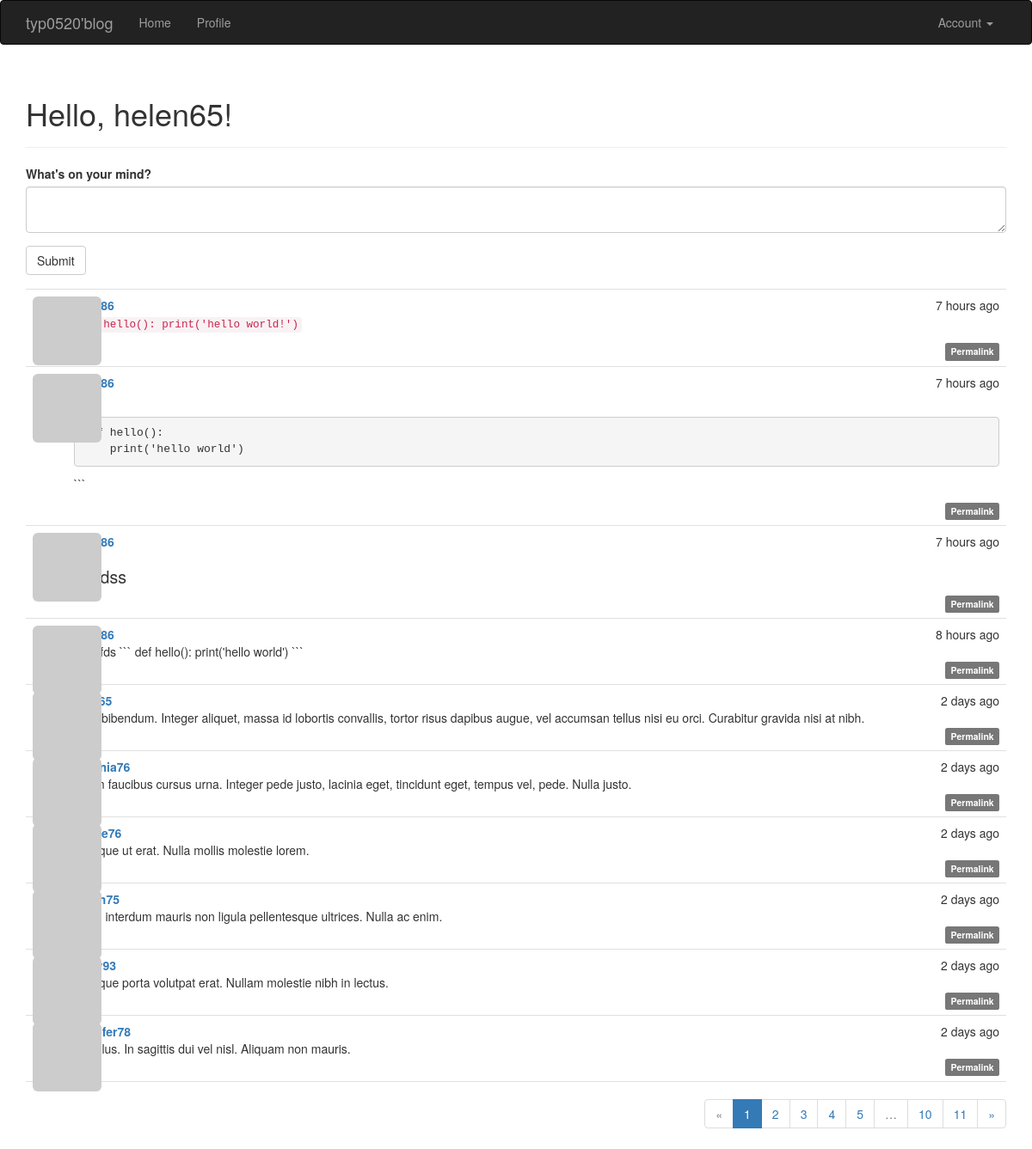
/ (signed in), run on the app's committed database.
### app/models.py (models this page shows, shortened)
class User(UserMixin, db.Model):
    __tablename__ = 'users'
    id = db.Column(db.Integer, primary_key=True)
    email = db.Column(db.String(64), unique=True, index=True)
    username = db.Column(db.String(64), unique=True, index=True)
    password_hash = db.Column(db.String(128))
    role_id = db.Column(db.Integer, db.ForeignKey('roles.id'))
    confirmed = db.Column(db.Boolean, default=False)
    name = db.Column(db.String(64))
    location = db.Column(db.String(64))
    about_me = db.Column(db.Text())
    member_since = db.Column(db.DateTime(), default=datetime.utcnow)
    last_seen = db.Column(db.DateTime(), default=datetime.utcnow)
    posts = db.relationship('Post', backref='author', lazy='dynamic')
    followed = db.relationship('Follow',
                               foreign_keys=[Follow.follower_id],
                               backref=db.backref('follower', lazy='joined'),
                               lazy='dynamic',
                               cascade='all, delete-orphan')
    followers = db.relationship('Follow',
                               foreign_keys=[Follow.followed_id],
                               backref=db.backref('followed', lazy='joined'),
                               lazy='dynamic',
                               cascade='all, delete-orphan')
    @property
    def password(self):
        raise AttributeError('password is not a readable attribute')
    def can(self, permissions):
        return self.role is not None and (self.role.permissions & permissions) == permissions
    def is_administrator(self):
        return self.can(Permission.ADMINISTER)
    def gravatar(self, size=100, default='idention', rating='g'):
        url = 'http://www.gravatar.com/avatar'
        hash = hashlib.md5(self.email.encode('utf-8')).hexdigest()
        img = '{url}/{hash}?s={size}&r={rating}'.format(url=url, hash=hash, size=size, default=default, rating=rating)
        return img

class Post(db.Model):
    __tablename__ = 'posts'
    id = db.Column(db.Integer, primary_key=True)
    body = db.Column(db.Text)
    timestamp = db.Column(db.DateTime, index=True, default=datetime.utcnow)
    author_id = db.Column(db.Integer, db.ForeignKey('users.id'))
    body_html = db.Column(db.Text)

### app/main/views.py (the view)
@main.route('/', methods=['GET', 'POST'])
@login_required
def index():
    form = PostForm()
    if current_user.can(Permission.WRITE_ARTICLES) and \
            form.validate_on_submit():
        post = Post(body=form.body.data,
                    author=current_user._get_current_object())
        db.session.add(post)
        return redirect(url_for('.index'))
    page = request.args.get('page', 1, type=int)
    pagination = Post.query.order_by(Post.timestamp.desc()).paginate(page, per_page=10,error_out=False)
    posts = pagination.items
    return render_template('index.html', form=form, posts=posts, pagination=pagination)

### app/main/forms.py
class PostForm(FlaskForm):
    body = PageDownField("What's on your mind?", validators=[DataRequired()])
    submit = SubmitField('Submit')

### app/auth/views.py (called while the page is built)
@auth.before_app_request
def before_request():
    if current_user.is_authenticated:
        if not current_user.confirmed \
            and request.endpoint \
            and request.endpoint[:5] != 'auth.' \
            and request.endpoint != 'static':
            return redirect(url_for('auth.unconfirmed'))

### app/main/__init__.py (called while the page is built)
@main.app_context_processor
def inject_permissions():
    return dict(Permission=Permission)

### app/models.py (called while the page is built)
@login_manager.user_loader
def load_user(user_id):
    return User.query.get(int(user_id))

### app/templates/index.html (shortened to what this page needs)
{% extends "base.html" %}
{% import "bootstrap/wtf.html" as wtf %}
{% import "_macros.html" as macros %}
{% block page_content %}
<div class="page-header">
    <h1>Hello, {% if current_user.is_authenticated %}{{ current_user.username }}{% else %}Stranger{% endif %}!</h1>
</div>
<div>
    {% if current_user.can(Permission.WRITE_ARTICLES) %}
    {{ wtf.quick_form(form) }}
    {% endif %}
</div>
    {% include('_posts.html') %}
    <div class="pagination">
         {{ macros.pagination_widget(pagination, '.index') }}
     </div>
{% endblock %}

### app/templates/_posts.html (shortened to what this page needs)
<ul class="posts">
    {% for post in posts %}
    <li class="post">
        <div class="post-thumbnail">
            <a href="{{ url_for('.user', username=post.author.username) }}">
                <img class="img-rounded profile-thumbnail" src="{{ post.author.gravatar(size=40) }}">
            </a>
        </div>
        <div class="post-content">
            <div class="post-date">{{ moment(post.timestamp).fromNow() }}</div>
            <div class="post-author"><a href="{{ url_for('.user', username=post.author.username) }}">{{ post.author.username }}</a></div>
            <div class="post-body">
                {% if post.body_html %}
                    {{ post.body_html | safe }}
                {% else %}
                    {{ post.body }}
                {% endif %}
            </div>
            <div class="post-footer">
                <a href="{{ url_for('.post', id=post.id) }}">
                    <span class="label label-default">Permalink</span>
                </a>
            </div>
        </div>
    </li>
    {% endfor %}
</ul>

### app/static/styles.css (style rules this page uses)
.profile-thumbnail { position: absolute; }
ul.posts { list-style-type: none; padding: 0px; margin: 16px 0px 0px 0px; border-top: 1px solid #e0e0e0; }
ul.posts li.post { padding: 8px; border-bottom: 1px solid #e0e0e0; }
div.post-date { float: right; }
div.post-author { font-weight: bold; }
div.post-thumbnail { position: absolute; }
div.post-content { margin-left: 48px; min-height: 48px; }
div.post-footer { text-align: right; }
div.pagination { width: 100%; text-align: right; padding: 0px; margin: 0px; }
.post-body h1 { font-size: 140%; }

### data on the page
User: username "helen65"
Post: timestamp "7 hours ago", body_html "def hello(): print('hello world!')"
Post: timestamp "7 hours ago", body_html "def hello(): print('hello world') ```"
Post: timestamp "7 hours ago"
Post: timestamp "8 hours ago", body "#fsfdfds ``` def hello(): print('hello world') ```"
Post: timestamp "2 days ago", body "Duis bibendum. Integer aliquet, massa id lobortis convallis, tortor risus dapibus augue, vel accumsan tellus nisi eu orci. Curabitur gravida nisi at nibh."
Post: timestamp "2 days ago", author.username "virginia76", body "Etiam faucibus cursus urna. Integer pede justo, lacinia eget, tincidunt eget, tempus vel, pede. Nulla justo."
Post: timestamp "2 days ago", body "Quisque ut erat. Nulla mollis molestie lorem."
Post: timestamp "2 days ago", body "Proin interdum mauris non ligula pellentesque ultrices. Nulla ac enim."
Post: timestamp "2 days ago", body "Quisque porta volutpat erat. Nullam molestie nibh in lectus."
Post: timestamp "2 days ago", author.username "jennifer78", body "Ut tellus. In sagittis dui vel nisl. Aliquam non mauris."

### other printed values
{{ p }} "1"
{{ p }} "2" "3" "4" "5" "10" "11"
